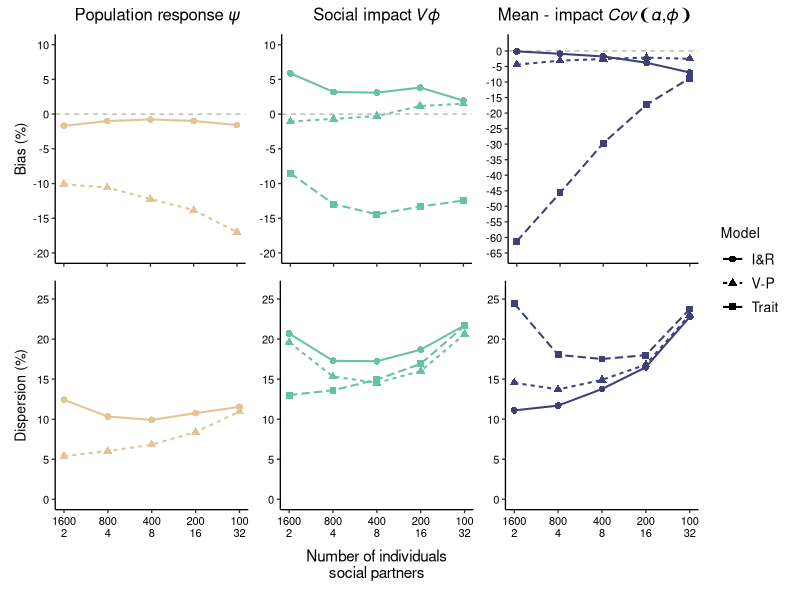

The R source for this figure: (Note: this script raises an error after producing the figure.)
library(dplyr)
library(stringr)
library(patchwork)
library(ggplot2)
library(RColorBrewer)
library(forcats)


df1_3200_1600_2_1x  <-read.csv("Output/res_3200_1600_2_1x_M1.csv") 
df1_3200_800_4_1x   <-read.csv("Output/res_3200_800_4_1x_M1.csv") 
df1_3200_400_8_1x   <-read.csv("Output/res_3200_400_8_1x_M1.csv") 
df1_3200_200_16_1x  <-read.csv("Output/res_3200_200_16_1x_M1.csv")
df1_3200_100_32_1x  <-read.csv("Output/res_3200_100_32_1x_M1.csv")

df2_3200_1600_2_1x  <-read.csv("Output/res_3200_1600_2_1x_M2.csv") 
df2_3200_800_4_1x   <-read.csv("Output/res_3200_800_4_1x_M2.csv") 
df2_3200_400_8_1x   <-read.csv("Output/res_3200_400_8_1x_M2.csv") 
df2_3200_200_16_1x  <-read.csv("Output/res_3200_200_16_1x_M2.csv")
df2_3200_100_32_1x  <-read.csv("Output/res_3200_100_32_1x_M2.csv")

df3_3200_1600_2_1x  <-read.csv("Output/res_3200_1600_2_1x_M3.csv") 
df3_3200_800_4_1x   <-read.csv("Output/res_3200_800_4_1x_M3.csv") 
df3_3200_400_8_1x   <-read.csv("Output/res_3200_400_8_1x_M3.csv") 
df3_3200_200_16_1x  <-read.csv("Output/res_3200_200_16_1x_M3.csv")
df3_3200_100_32_1x  <-read.csv("Output/res_3200_100_32_1x_M3.csv")

df <- gdata::combine(
  df1_3200_1600_2_1x, 
  df1_3200_800_4_1x ,
  df1_3200_400_8_1x ,
  df1_3200_200_16_1x,
  df1_3200_100_32_1x,
  
  df2_3200_1600_2_1x, 
  df2_3200_800_4_1x ,
  df2_3200_400_8_1x ,
  df2_3200_200_16_1x,
  df2_3200_100_32_1x,
  
  df3_3200_1600_2_1x, 
  df3_3200_800_4_1x ,
  df3_3200_400_8_1x ,
  df3_3200_200_16_1x,
  df3_3200_100_32_1x
  )

# Means
Malpha   = 1      # mean focal effect
Mepsilon = 0      # mean partner effect
Mpsi     = 0.3    # interaction coefficient psi
Mx       = 0      # mean-centered covariate/opponent trait

# Variances
Valpha   = 0.2    # variance direct effect (mean behaviour)
Vepsilon = 0.01   # variance social partner effect (residual impact)
Vpsi     = 0.1    # variance in slopes (social responsiveness)
Vx       = 1      # variance social partner phenotype (impact covariate)

# Correlations between variance components
r_alpha_epsilon  =  0       # part of Cov int-phi
r_alpha_psi      =  -0.6    # part of Cov int-psi 
r_epsilon_psi    =  -0.6    # part of Cov psi-phi 
r_alpha_x        =  0.6     # part of Cov int-phi 
r_psi_x          =  -0.6    # part of Cov psi-phi 
r_epsilon_x      =  0

df$Q <- df$source
df$Q <- gsub('df','',df$Q)
df$Q <- as.factor(df$Q)
df[c('Model','N','ind','n_per_ind','repeats')] <- str_split_fixed(df$Q, '_', 6)
df <- df %>%  mutate(ind = fct_relevel(ind,"1600", "800","400","200","100"))

Vphi <- Mpsi^2 * Vx + Vepsilon
Cov_alpha.phi <- r_alpha_epsilon*(sqrt(Valpha*Vepsilon))+ Mpsi*r_alpha_x*(sqrt(Valpha*Vx))
Cov_psi.phi <- r_epsilon_psi*(sqrt(Vepsilon*Vpsi)) + Mpsi*r_psi_x*(sqrt(Vpsi*Vx))
Cov_alpha.psi <- r_alpha_psi*(sqrt(Valpha*Vpsi))


df$RBias <- NA
df$RBias <- ifelse(df$Parameter=="psi", (df$X50.-Mpsi)/Mpsi, df$RBias)
df$RBias <- ifelse(df$Parameter=="Sigma2_x", (df$X50.-Vx)/Vx, df$RBias)
df$RBias <- ifelse(df$Parameter=="Sigma2_epsilon", (df$X50.-Vepsilon)/Vepsilon, df$RBias)
df$RBias <- ifelse(df$Parameter=="Sigma2_intercept", (df$X50.-Valpha)/Valpha, df$RBias)
df$RBias <- ifelse(df$Parameter=="Sigma2_psi", ((df$X50.-Vpsi)/Vpsi),df$RBias)
df$RBias <- ifelse(df$Parameter=="Sigma2_phi", ((df$X50.-Vphi)/Vphi),df$RBias)
df$RBias <- ifelse(df$Parameter=="cor1", r_alpha_epsilon,df$RBias)
df$RBias <- ifelse(df$Parameter=="cor2", ((df$X50.-r_alpha_psi)/r_alpha_psi),df$RBias)
df$RBias <- ifelse(df$Parameter=="cor3", ((df$X50.-r_epsilon_psi)/r_epsilon_psi),df$RBias)
df$RBias <- ifelse(df$Parameter=="cor4", ((df$X50.-r_alpha_x)/r_alpha_x),df$RBias)
df$RBias <- ifelse(df$Parameter=="cor5", ((df$X50.-r_psi_x)/r_psi_x),df$RBias)
df$RBias <- ifelse(df$Parameter=="cor6", r_epsilon_x,df$RBias)
df$RBias <- ifelse(df$Parameter=="cov_int_psi", ((df$X50.-Cov_alpha.psi)/Cov_alpha.psi),df$RBias)
df$RBias <- ifelse(df$Parameter=="cov_int_phi", ((df$X50.-Cov_alpha.phi)/Cov_alpha.phi),df$RBias)
df$RBias <- ifelse(df$Parameter=="cov_psi_phi", (df$X50.-Cov_psi.phi)/Cov_psi.phi, df$RBias)

#df <- filter(df, Parameter=="psi"|Parameter=="Sigma2_x"|Parameter=="Sigma2_epsilon")

# # Compute summary statistics
# summary <- df %>%
#   group_by(Q,N,ind,n_per_ind,repeats, Parameter) %>%
#   summarise(
#     mean_bias = mean(RBias),
#     .groups = 'drop'
#   )



RMAD <- function(x) {
  mean_x <- mean(x)
  mae <- mean(abs(x - mean_x))
  mean_abs <- mean(abs(x))
  
  if (mean_abs == 0) return(NA_real_)
  return(mae / mean_abs)
}

# Compute summary statistics
summary <- df %>%
  group_by(Q,N,ind,n_per_ind,repeats, Parameter,Model) %>%
  summarise(
    mean_bias = mean(RBias)*100, # Single point
    sd_bias = sd(RBias)*100,# Dispersion measure
    RMAD = RMAD(X50.)*100,
    .groups = 'drop'
  )


summary_table_psi <-  filter(summary, Parameter ==  "psi")
summary_table_var <-  filter(summary, Parameter ==  "Sigma2_phi")
summary_table_cov <-  filter(summary, Parameter ==  "cov_int_phi")

summary1 <- filter(summary, Parameter == "psi")
summary2 <- filter(summary, Parameter == "Sigma2_phi" )
summary3 <- filter(summary, Parameter == "cov_int_phi")

summary1$ind <- as.numeric(as.factor(summary1$ind))

# === Bias Plot ===
p1 <- ggplot(summary1, aes(x = as.numeric(ind), y = mean_bias, color = Parameter,  group = Model)) + 
  geom_hline(yintercept = 0, linetype = "dashed", color = "darkgrey", size=0.4) +  # Reference line at 0
  geom_point(aes(shape=Model), size=2)+
  geom_line(aes(y=mean_bias,linetype=Model), size=0.7) +
  scale_x_continuous(name="number of individuals\nsocial partners", 
                     breaks=c(1:5), labels=c("1600\n2","800\n4","400\n8","200\n16", "100\n32")) +
  scale_y_continuous(name="Bias (%)", limits=c(-20,10), breaks = seq(-20, 10, 5)) +
  scale_colour_manual(values=c("#E5C494"), labels=c("\U1D449\U1D719"),
                      guide="none") +
  scale_shape_discrete(labels=c("I&R", "V-P", "Trait"))+
  scale_linetype_discrete(labels=c("I&R", "V-P", "Trait"))+
  theme_bw(base_size=10) +
  theme(panel.grid.major = element_blank(),
        panel.grid.minor = element_blank(),
        panel.border = element_blank(),
        axis.line = element_line(),
        axis.text.x = element_blank(),
        axis.ticks = element_line(),         
        axis.text = element_text(color="black"),
        axis.title.x=element_blank(),
        legend.position = "none",
        legend.text=element_text(size=10),
        legend.title = element_text())


p2<-ggplot(summary1, aes(x = as.numeric(ind), y = RMAD, color = Parameter,  group = Model)) + 
  geom_point(aes(shape=Model), size=2)+
  geom_line(aes(y=RMAD,linetype=Model), size=0.7) +
  scale_x_continuous(name="number of individuals\nsocial partners", 
                     breaks=c(1:5), labels=c("1600\n2","800\n4","400\n8","200\n16", "100\n32")) +
  scale_y_continuous(name="Dispersion (%)", limits=c(0,26), breaks = seq(0, 25, 5)) +
  scale_colour_manual(values=c("#E5C494"), labels=c("\U1D449\U1D719"),
                      guide="none") +
  scale_shape_discrete(labels=c("I&R", "V-P", "Trait"))+
  scale_linetype_discrete(labels=c("I&R", "V-P", "Trait"))+
  theme_bw(base_size=10) +
  theme(panel.grid.major = element_blank(),
        panel.grid.minor = element_blank(),
        panel.border = element_blank(),
        axis.line = element_line(),
        axis.ticks = element_line(),         
        axis.text = element_text(color="black"),
        axis.title.x=element_blank(),
        legend.position = "none",
        legend.text=element_text(size=10),
        legend.title = element_text())


p3 <- ggplot(summary2, aes(x = as.numeric(ind), y = mean_bias, color = Parameter,  group = Model)) + 
  geom_hline(yintercept = 0, linetype = "dashed", color = "darkgrey", size=0.4) +  # Reference line at 0
  geom_point(aes(shape=Model), size=2)+
  geom_line(aes(y=mean_bias,linetype=Model), size=0.7) +
  scale_x_continuous(name="number of individuals\nsocial partners", 
                     breaks=c(1:5), labels=c("1600\n2","800\n4","400\n8","200\n16", "100\n32")) +
  scale_y_continuous(name="Bias (%)", limits=c(-20,10), breaks = seq(-20, 10, 5)) +
  scale_colour_manual(values=c("#66C2A5"), labels=c("\U1D449\U1D719"),
                      guide="none") +
  scale_shape_discrete(labels=c("I&R", "V-P", "Trait"))+
  scale_linetype_discrete(labels=c("I&R", "V-P", "Trait"))+
  theme_bw(base_size=10) +
  theme(panel.grid.major = element_blank(),
        panel.grid.minor = element_blank(),
        panel.border = element_blank(),
        axis.line = element_line(),
        axis.ticks = element_line(),         
        axis.text.x = element_blank(),
        axis.text = element_text(color="black"),
        axis.title.y=element_blank(),
        axis.title.x=element_blank(),
        legend.position = "none",
        legend.text=element_text(size=10),
        legend.title = element_text())
  

p4<-ggplot(summary2, aes(x = as.numeric(ind), y = RMAD, color = Parameter,  group = Model)) + 
  geom_point(aes(shape=Model), size=2)+
  geom_line(aes(y=RMAD,linetype=Model), size=0.7) +
  scale_x_continuous(name="number of individuals\nsocial partners", 
                     breaks=c(1:5), labels=c("1600\n2","800\n4","400\n8","200\n16", "100\n32")) +
  scale_y_continuous(name="Dispersion (%)", limits=c(0,26), breaks = seq(0, 25, 5)) +
  scale_colour_manual(values=c("#66C2A5"), labels=c("\U1D449\U1D719"),
                      guide="none") +
  scale_shape_discrete(labels=c("I&R", "V-P", "Trait"))+
  scale_linetype_discrete(labels=c("I&R", "V-P", "Trait"))+
  theme_bw(base_size=10) +
  theme(panel.grid.major = element_blank(),
        panel.grid.minor = element_blank(),
        panel.border = element_blank(),
        axis.line = element_line(),
        axis.ticks = element_line(),         
        axis.text = element_text(color="black"),
        axis.title.y=element_blank(),
        axis.title.x=element_blank(),
        legend.position = "right",
        legend.text=element_text(size=10),
        legend.title = element_text())


p5 <- ggplot(summary3, aes(x = as.numeric(ind), y = mean_bias, color = Parameter,  group = Model)) + 
  geom_hline(yintercept = 0, linetype = "dashed", color = "darkgrey", size=0.4) +  # Reference line at 0
  geom_point(aes(shape=Model), size=2)+
  geom_line(aes(y=mean_bias,linetype=Model), size=0.7) +
  scale_x_continuous(name="number of individuals\nsocial partners", 
                     breaks=c(1:5), labels=c("1600\n2","800\n4","400\n8","200\n16", "100\n32")) +
  scale_y_continuous(name="Bias (%)", limits=c(-65,2), breaks = seq(-65, 2, 5)) +
  scale_colour_manual(values=c("#3F4176"), labels=c("\U1D449\U1D719"),
                      guide="none") +
  scale_shape_discrete(labels=c("I&R", "V-P", "Trait"))+
  scale_linetype_discrete(labels=c("I&R", "V-P", "Trait"))+
  theme_bw(base_size=10) +
  theme(panel.grid.major = element_blank(),
        panel.grid.minor = element_blank(),
        panel.border = element_blank(),
        axis.line = element_line(),
        axis.ticks = element_line(),         
        axis.text.x = element_blank(),
        axis.text = element_text(color="black"),
        axis.title.y=element_blank(),
        axis.title.x=element_blank(),
        legend.position = "right",
        legend.text=element_text(size=10),
        legend.title = element_text())


p6<-ggplot(summary3, aes(x = as.numeric(ind), y = RMAD, color = Parameter,  group = Model)) + 
  geom_point(aes(shape=Model), size=2)+
  geom_line(aes(y=RMAD,linetype=Model), size=0.7) +
  scale_x_continuous(name="number of individuals\nsocial partners", 
                     breaks=c(1:5), labels=c("1600\n2","800\n4","400\n8","200\n16", "100\n32")) +
  scale_y_continuous(name="Dispersion (%)", limits=c(0,26), breaks = seq(0, 25, 5)) +
  scale_colour_manual(values=c("#3F4176"), labels=c("\U1D449\U1D719"),
                      guide="none") +
  scale_shape_discrete(labels=c("I&R", "V-P", "Trait"))+
  scale_linetype_discrete(labels=c("I&R", "V-P", "Trait"))+
  theme_bw(base_size=10) +
  theme(panel.grid.major = element_blank(),
        panel.grid.minor = element_blank(),
        panel.border = element_blank(),
        axis.line = element_line(),
        axis.ticks = element_line(),         
        axis.text = element_text(color="black"),
        axis.title.y=element_blank(),
        axis.title.x=element_blank(),
        legend.position = "right",
        legend.text=element_text(size=10),
        legend.title = element_text())


# Three title "plots"
t1 <- ggplot() + theme_void() +
  labs(title = ("Population response \U1D713")) +
  theme(plot.title = element_text(hjust = 0.4, size = 12, margin = margin(b = 2)))

t2 <- ggplot() + theme_void() +
  labs(title = ("Social impact \U1D449\U1D719")) +
  theme(plot.title = element_text(hjust = 0.5, size = 12, margin = margin(b = 2)))

t3 <- ggplot() + theme_void() +
  labs(title = ("Mean - impact \U1D436\U1D45C\U1D463\U2768\U1D6FC\U002C\U1D719\U2769")) +
  theme(plot.title = element_text(hjust = 0.7, size = 12, margin = margin(b = 2)))

top_titles <- t1 + t2 + t3  # a 1×3 row

# Your existing panels
main <- ((p1 + p3 + p5) / (p2 + p4 + p6)) + plot_layout(guides = "collect")

xlab_row <- ggplot() + theme_void() +
  labs(title = "Number of individuals\nsocial partners") +
  theme(plot.title = element_text(hjust = 0.5, size = 11,
                                  margin = margin(t = 2, b = 4)))

final_plot <- (top_titles / main / xlab_row) +
  plot_layout(heights = c(0, 1, 0.01))
# export pdf 9 x5.5 inch
final_plot

diff_to_zero <- function(x) {
  ref <- which.min(abs(x))
  round(x - x[ref], 2)
}

df<-summary_table_var

# Setup
ind_vals <- sort(unique(df$ind), decreasing = TRUE)  # 400 to 50
models <- paste0("Model ", 1:3)

# Initialize
bias_mat <- matrix(NA, nrow = 3, ncol = length(ind_vals))
rmad_mat <- matrix(NA, nrow = 3, ncol = length(ind_vals))
mae_mat <- matrix(NA, nrow = 3, ncol = length(ind_vals))

colnames(bias_mat) <- colnames(rmad_mat) <- colnames(mae_mat) <- as.character(ind_vals)
rownames(bias_mat) <- rownames(rmad_mat) <- rownames(mae_mat) <- models

# Fill in matrices
for (i in seq_along(ind_vals)) {
  ind <- ind_vals[i]
  sub <- df[df$ind == ind, ]
  bias_mat[, i] <- diff_to_zero(sub$mean_bias)
  rmad_mat[, i] <- diff_to_zero(sub$RMAD)
  mae_mat[, i] <- diff_to_zero(sub$MAE)
}

# Convert to data frames and label
bias_df <- data.frame(Model = models, Metric = "Bias (%)", bias_mat)
rmad_df <- data.frame(Model = models, Metric = "Dispersion (%)", rmad_mat)
mae_df  <- data.frame(Model = models, Metric = "MAE (%)", mae_mat)

# Combine all
summary_df <- rbind(bias_df, rmad_df, mae_df)

df<-summary_table_var

# Setup
ind_vals <- sort(unique(df$ind), decreasing = TRUE)  # 400 to 50
models <- paste0("Model ", 1:3)

# Initialize
bias_mat <- matrix(NA, nrow = 3, ncol = length(ind_vals))
rmad_mat <- matrix(NA, nrow = 3, ncol = length(ind_vals))
mae_mat <- matrix(NA, nrow = 3, ncol = length(ind_vals))

colnames(bias_mat) <- colnames(rmad_mat) <- colnames(mae_mat) <- as.character(ind_vals)
rownames(bias_mat) <- rownames(rmad_mat) <- rownames(mae_mat) <- models

# Fill in matrices
for (i in seq_along(ind_vals)) {
  ind <- ind_vals[i]
  sub <- df[df$ind == ind, ]
  bias_mat[, i] <- diff_to_zero(sub$mean_bias)
  rmad_mat[, i] <- diff_to_zero(sub$RMAD)
  mae_mat[, i] <- diff_to_zero(sub$MAE)
}

# Convert to data frames and label
bias_df <- data.frame(Model = models, Metric = "Bias (%)", bias_mat)
rmad_df <- data.frame(Model = models, Metric = "Dispersion (%)", rmad_mat)
mae_df  <- data.frame(Model = models, Metric = "MAE (%)", mae_mat)

# Combine all
summary_df <- rbind(bias_df, rmad_df, mae_df)


# Save to CSV
write.csv(summary_df, "model_comparison_summary.csv", row.names = FALSE)


install.packages("xtable")  # if not already installed
library(xtable)
df<-summary_table_cov

# Reformat factor levels
df$Model <- factor(df$Model, labels = c("I\\&R", "V--P", "Trait"))
df$ind <- factor(df$ind, levels = c(400, 200, 100, 50), ordered = TRUE)

# Function to reshape and round
reshape_metric <- function(df, metric_name) {
  dcast(df, ind ~ Model, value.var = metric_name)
}

# Generate tables
bias <- reshape_metric(df, "mean_bias")
disp <- reshape_metric(df, "RMAD")
mae  <- reshape_metric(df, "MAE")

# Combine all with labels
format_block <- function(metric_df, label) {
  apply(metric_df, 1, function(row) {
    sprintf("   & %s & %.2f & %.2f & %.2f \\\\", row[1], as.numeric(row[2]), as.numeric(row[3]), as.numeric(row[4]))
  }) |> paste(collapse = "\n")
}

# Compose final LaTeX
latex_output <- paste0(
  "\\begin{table}[ht]\n",
  "\\begin{tabular}{lcccc}\n",
  "\\multicolumn{5}{c}{\\textbf{Covariance: mean behaviour-social impact}}\\\\\n",
  "  \\toprule \n",
  " & Individuals & I\\&R & V--P & Trait \\\\ \n",
  "  \\midrule\n",
  "\\multirow{4}{*}{\\textbf{Bias (\\%)}} \n", format_block(bias, "Bias (%)"), "\n",
  "  \\midrule\n",
  "\\multirow{4}{*}{\\textbf{Dispersion (\\%)}} \n", format_block(disp, "Dispersion (%)"), "\n",
  "  \\midrule\n",
  "\\multirow{4}{*}{\\textbf{MAE (\\%)}} \n", format_block(mae, "MAE (%)"), "\n",
  "  \\bottomrule\n",
  "  \\end{tabular}\n",
  "\\end{table}"
)

# Print it
cat(latex_output)



## table format
df<-summary_table_psi

# Reformat factor levels
df$Model <- factor(df$Model, labels = c("I\\&R", "Trait"))
df$ind <- factor(df$ind, levels = c(400, 200, 100, 50), ordered = TRUE)

# Function to reshape and round
reshape_metric <- function(df, metric_name) {
  dcast(df, ind ~ Model, value.var = metric_name)
}

# Generate tables
bias <- reshape_metric(df, "mean_bias")
disp <- reshape_metric(df, "RMAD")
mae  <- reshape_metric(df, "MAE")

# Combine all with labels
format_block <- function(metric_df, label) {
  apply(metric_df, 1, function(row) {
    sprintf("   & %s & %.2f & %.2f \\\\", row[1], as.numeric(row[2]), as.numeric(row[3]))
  }) |> paste(collapse = "\n")
}

# Compose final LaTeX
latex_output <- paste0(
  "\\begin{table}[ht]\n",
  "\\begin{tabular}{lccc}\n",
  "\\multicolumn{4}{c}{\\textbf{Covariance: mean behaviour-social impact}}\\\\\n",
  "  \\toprule \n",
  " & Individuals & I\\&R & Trait\\\\ \n",
  "  \\midrule\n",
  "\\multirow{4}{*}{\\textbf{Bias (\\%)}} \n", format_block(bias, "Bias (%)"), "\n",
  "  \\midrule\n",
  "\\multirow{4}{*}{\\textbf{Dispersion (\\%)}} \n", format_block(disp, "Dispersion (%)"), "\n",
  "  \\midrule\n",
  "\\multirow{4}{*}{\\textbf{MAE (\\%)}} \n", format_block(mae, "MAE (%)"), "\n",
  "  \\bottomrule\n",
  "  \\end{tabular}\n",
  "\\end{table}"
)

# Print it
cat(latex_output)
